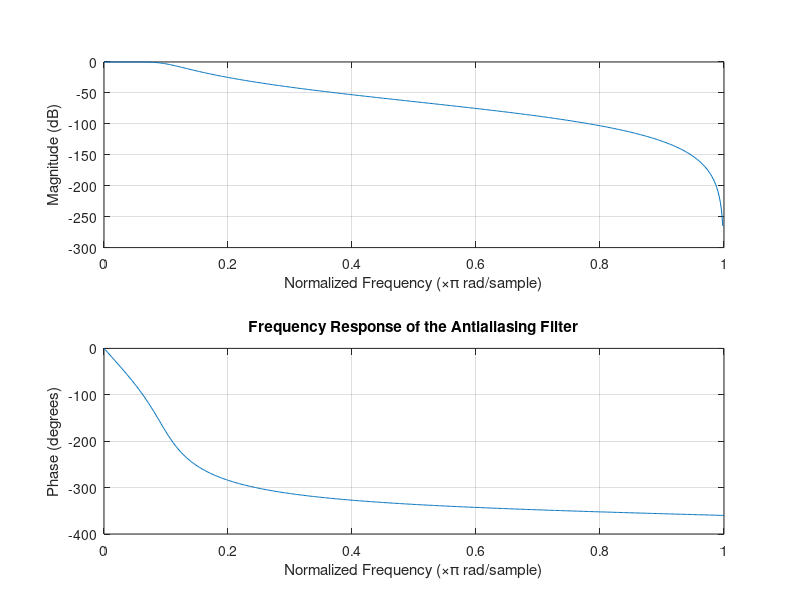

MATLAB code to generate this figure:
% Parameters
Fs = 1000;                 % Sampling frequency (Hz)
Fc = 50;                   % Cutoff frequency of the antialiasing filter (Hz)
order = 4;                 % Order of the Butterworth filter
downsampleFactor = 4;      % Downsampling factor

% Create a 2D wheel image
theta = linspace(0, 2*pi, 1000); % Angle from 0 to 2*pi
radius = 200;                    % Radius of the wheel
center = 250;                    % Center of the wheel

% Create x and y coordinates for the wheel
x = radius * cos(theta) + center;
y = radius * sin(theta) + center;

% Create a binary image of the wheel
wheelImage = poly2mask(x, y, 500, 500);

% Display the original wheel image
figure;
subplot(2, 2, 1);
imshow(wheelImage);
title('Original Wheel Image');

% Design a low-pass Butterworth filter
[b, a] = butter(order, Fc/(Fs/2));

% Apply the filter to the image
% Convert the image to double for filtering
filteredWheel = imfilter(double(wheelImage), b, 'replicate');

% Downsample the filtered image
downsampledImage = imresize(filteredWheel, 1/downsampleFactor, 'bilinear');

% Display the filtered wheel image
subplot(2, 2, 2);
imshow(filteredWheel, []);
title('Filtered Wheel Image');

% Display the downsampled image
subplot(2, 2, 3);
imshow(downsampledImage, []);
title('Downsampled Wheel Image');

% Display the frequency response of the filter
subplot(2, 2, 4);
freqz(b, a);
title('Frequency Response of the Antialiasing Filter');
